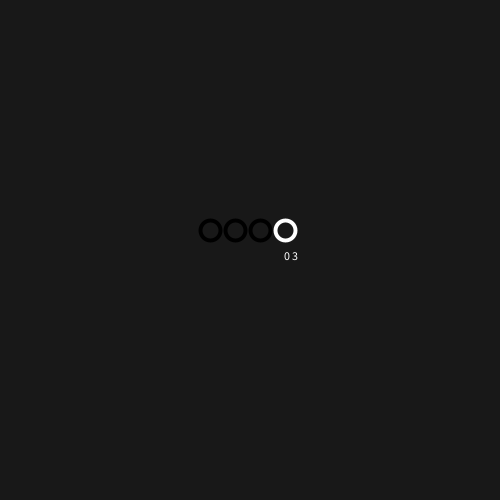
Frame 1 (no input)
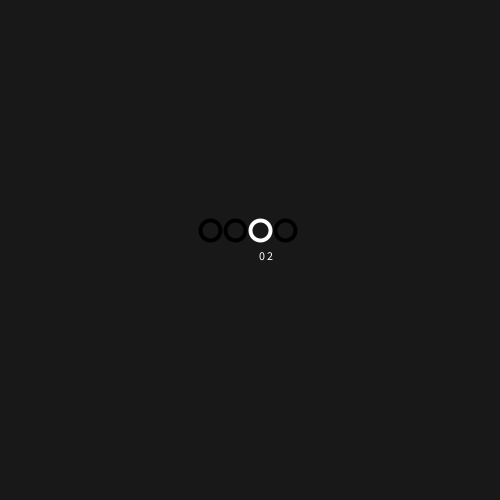
Frame 60 (the mouse pressed at the canvas centre just before this capture)
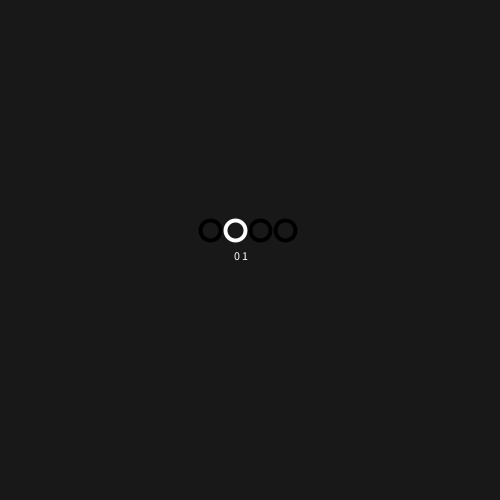
Frame 120 (the mouse held since frame 60 and released just before this capture)

The Processing sketch that drew these frames (run headless with seeded random() and noise(); from frame 60 on, the mouse is pressed at the canvas centre):

// Processing sketch: P2_Box_v2
// ── P2_Box_v2.pde

int i=3,j=0;
int[] m=new int[4];
int[] n=new int[4];
int g=0;    
void setup()
{
  size(500,500);
  smooth();
}

void draw()
{ 
  background(24);
  noFill();
  stroke(0); 
  strokeWeight(4);
  translate(160,210);
  ellipse(50,20,20,20);
  ellipse(75,20,20,20);
  ellipse(100,20,20,20);
  ellipse(125,20,20,20);
  if(keyPressed){
    g=g+1;
}
  
  if(i>-1){
              stroke(255);
              ellipse(i*25+50,20,20,20);
              if(g>0)
              {
                  m[i]=1;
                  text("1 "+i,i*25+49, 50 );
                  g=0;
               }
              else{
                      m[i]=0;   
                      text("0 "+i,i*25+49,50 );    
                   }
              }
             
    if(i==-1)
   { 
     arrayCopy(m,n);
     println( n[0]+" "+n[1] +" "+ n[2] +" " +n[3]);
     delay(300);
     i=3;
   }
             
             
 if(j==50)
   {
     i=i-1;
     j=0;
   }
   j++;
      
}
